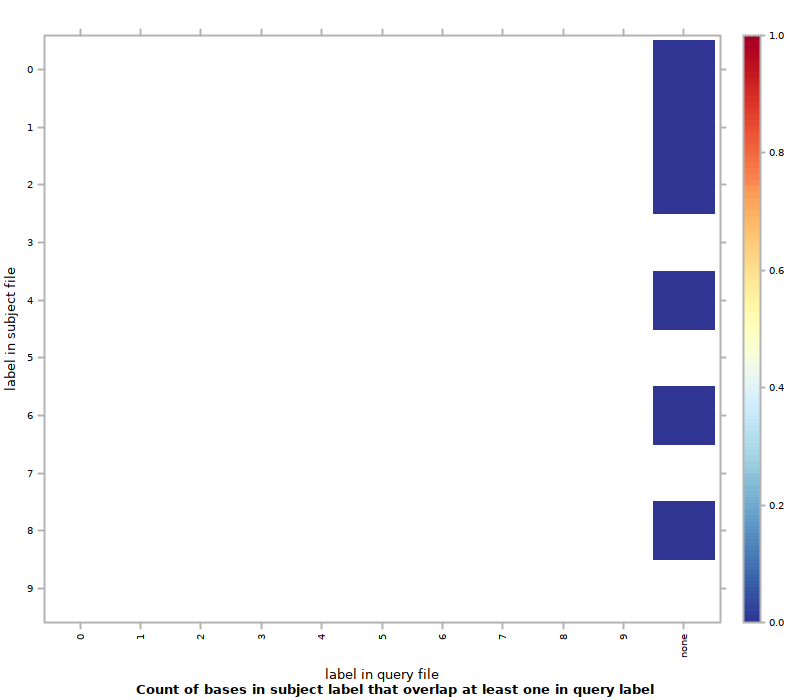

Recreate this plot in R.
#!/usr/bin/env Rscript
## transcript produced by Segtools 1.1.14

segtools.r.dirname <-
  system2("python",
          c("-c", "'import segtools; print segtools.get_r_dirname()'"),
          stdout = TRUE)

source(file.path(segtools.r.dirname, 'common.R'))
source(file.path(segtools.r.dirname, 'overlap.R'))
save.overlap.performance('./MCex2bp100bp/overlap-direct', 'overlap.performance', './MCex2bp100bp/overlap-direct/overlap.tab', row.normalize = 'FALSE', mnemonic_file = '', clobber = FALSE, col_mnemonic_file = '')
save.overlap.heatmap('./MCex2bp100bp/overlap-direct', 'overlap', './MCex2bp100bp/overlap-direct/overlap.tab', clobber = FALSE, col_mnemonic_file = '', cluster = FALSE, max_contrast = FALSE, row.normalize = 'FALSE', mnemonic_file = '')
